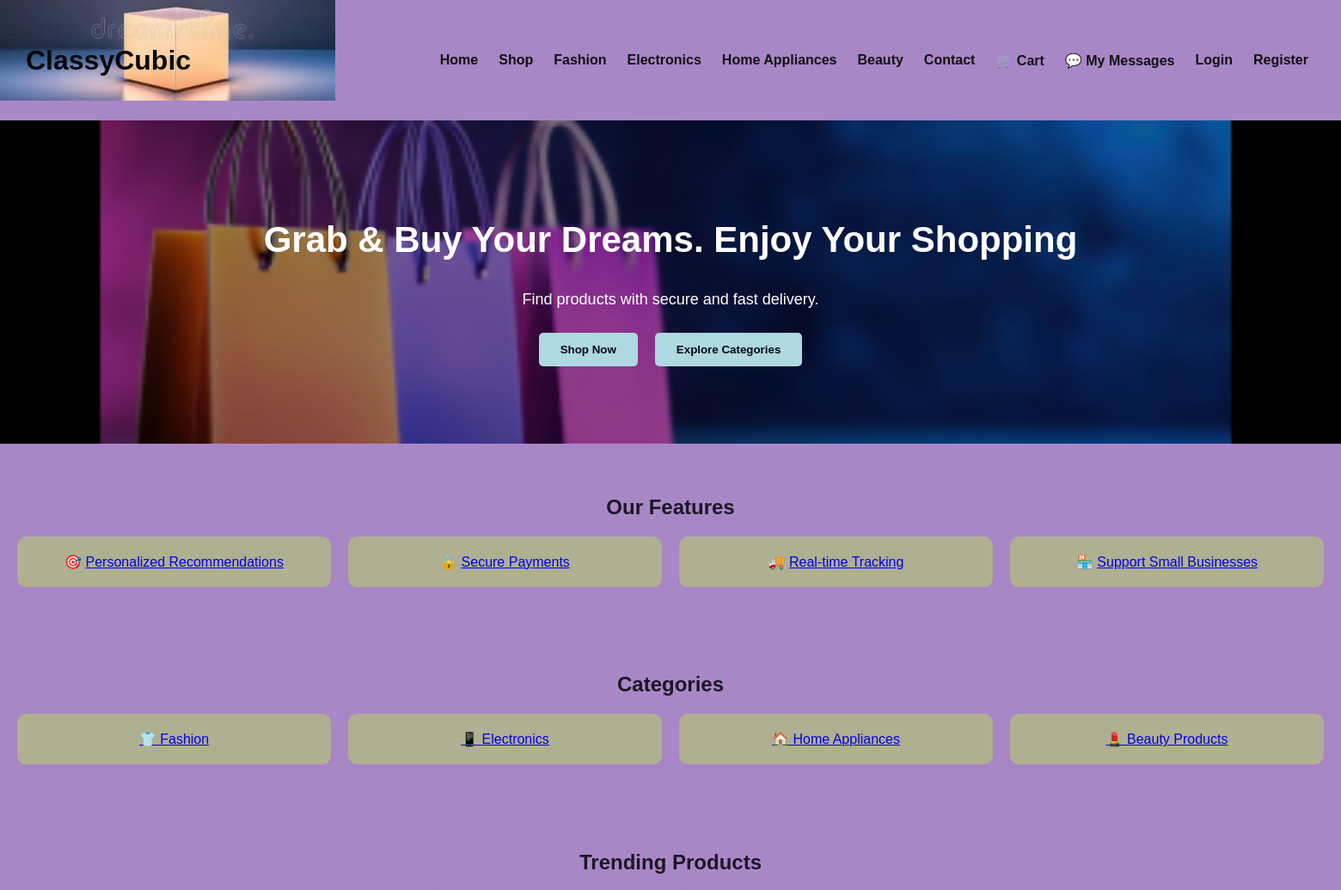
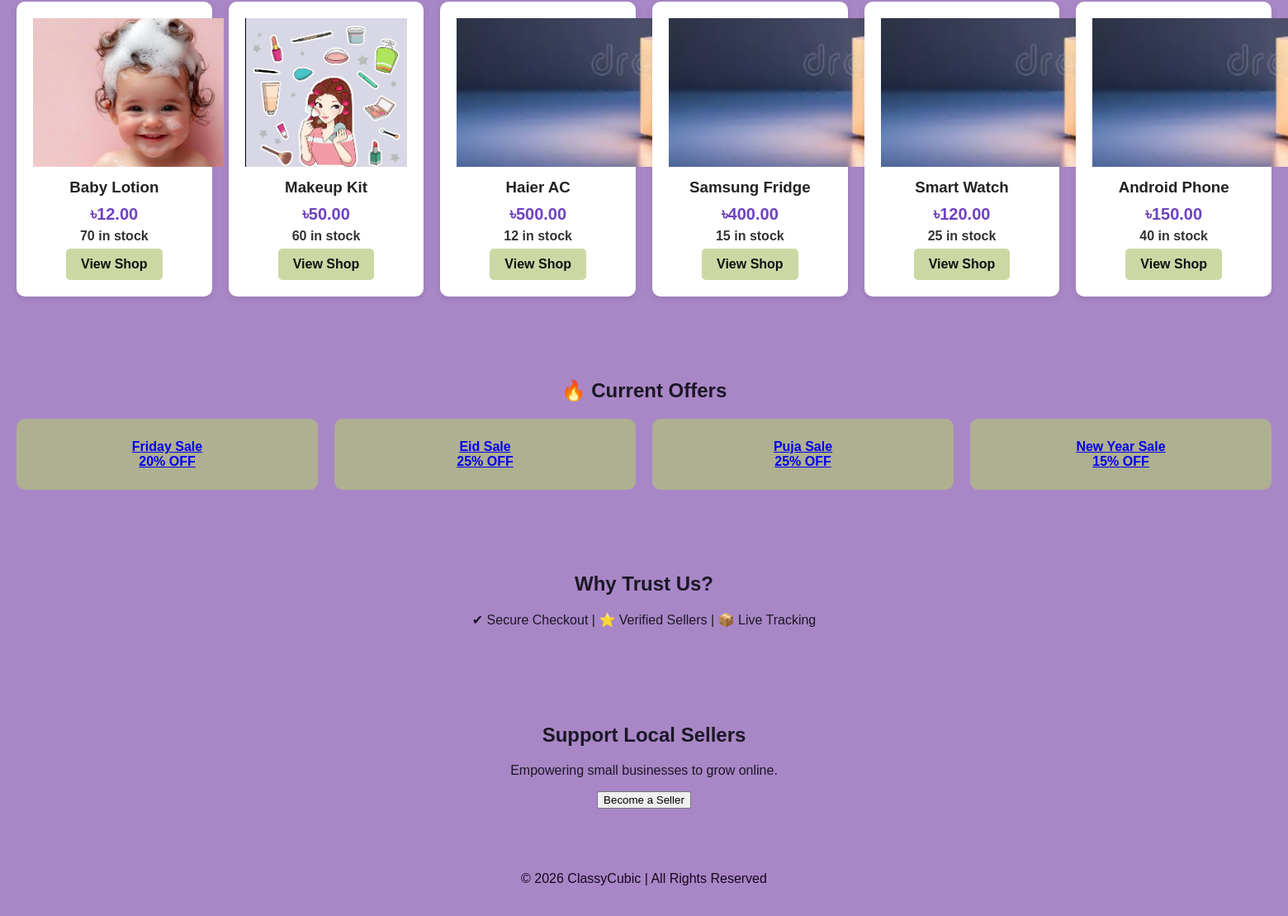
The page / on the database its author committed (2 pictures, top to bottom).
### tables this page shows
CREATE TABLE products (id INT AUTO_INCREMENT PRIMARY KEY,name VARCHAR(150) NOT NULL,price DECIMAL(10,2) NOT NULL,stock INT NOT NULL DEFAULT 0,category VARCHAR(50) NOT NULL,image VARCHAR(255) DEFAULT NULL,description TEXT,created_at TIMESTAMP DEFAULT CURRENT_TIMESTAMP);

### index.php (the view, shortened to what this page needs)
<!DOCTYPE html>
<html lang="en"><head><meta charset="UTF-8"><meta name="viewport" content="width=device-width, initial-scale=1.0"><title>ClassyCubic</title><link rel="stylesheet" href="css/style.css"></head><body>
<?php include __DIR__ . '/includes/navbar.php'; ?>
<section class="hero"><h2>Grab & Buy Your Dreams. Enjoy Your Shopping</h2><p>Find products with secure and fast delivery.</p><button onclick="location.href='shop.php'">Shop Now</button><button onclick="location.href='fashion.php'">Explore Categories</button></section>
<section class="section"><h2>Our Features</h2><div class="features"><div class="card">🎯 <a href="recommendation.php">Personalized Recommendations</a></div><div class="card">🔒 <a href="payments.php">Secure Payments</a></div><div class="card">🚚 <a href="tracking.php">Real-time Tracking</a></div><div class="card">🏪 <a href="sellers.php">Support Small Businesses</a></div></div></section>
<section class="section"><h2>Categories</h2><div class="categories"><div class="card"><a href="fashion.php">👕 Fashion</a></div><div class="card"><a href="electronics.php">📱 Electronics</a></div><div class="card"><a href="home.php">🏠 Home Appliances</a></div><div class="card"><a href="beauty.php">💄 Beauty Products</a></div></div></section>
<section class="section"><h2>Trending Products</h2><div class="products">
<?php include __DIR__.'/includes/db.php'; $r=mysqli_query($conn,"SELECT * FROM products ORDER BY id DESC LIMIT 6"); while($p=mysqli_fetch_assoc($r)): ?>
<div class="product-card"><img src="<?php echo htmlspecialchars($p['image']); ?>" alt="Product"><h3><?php echo htmlspecialchars($p['name']); ?></h3><p class="price">৳<?php echo number_format($p['price'],2); ?></p><p class="stock"><?php echo (int)$p['stock']; ?> in stock</p><a class="btn-primary" href="shop.php">View Shop</a></div>
<?php endwhile; ?></div></section>
<section class="section"><h2>🔥 Current Offers</h2><div class="offer-grid"><a class="offer-card" href="friday-sale.php">Friday Sale<br>20% OFF</a><a class="offer-card" href="eid-sale.php">Eid Sale<br>25% OFF</a><a class="offer-card" href="puja-sale.php">Puja Sale<br>25% OFF</a><a class="offer-card" href="newyear-sale.php">New Year Sale<br>15% OFF</a></div></section>
<section class="section"><h2>Why Trust Us?</h2><p>✔ Secure Checkout | ⭐ Verified Sellers | 📦 Live Tracking</p></section>
<section class="section"><h2>Support Local Sellers</h2><p>Empowering small businesses to grow online.</p><button onclick="location.href='sellers.php'">Become a Seller</button></section>
<footer><p>© 2026 ClassyCubic | All Rights Reserved</p></footer>
</body></html>

### css/style.css (style rules this page uses)
body { margin:0; font-family: Arial, Helvetica, sans-serif; background: #a987c7; }
.hero { position: relative; background: linear-gradient(rgba(0,0,0,0.4), rgba(0,0,0,0.4)), url("images/hero_section.png"); background-size: cover; background-position: center; background-repeat: no-repeat; color: #fff; text-align: center; padding: 80px 20px; }
.hero h2 { font-size: 42px; font-weight: bold; }
.hero p { font-size: 18px; }
.hero button { padding: 12px 25px; border: none; background: #afd8e0; color: #010813; font-weight: bold; cursor: pointer; margin: 10px; border-radius: 5px; transition: 0.3s; }
.section { padding: 40px 20px; text-align: center; }
.features, .categories, .products { display: grid; grid-template-columns: repeat(auto-fit, minmax(200px, 1fr)); gap: 20px; }
.card { background: #b2c576a9; padding: 20px; border-radius: 10px; box-shadow: 0 2px 5px rgba(0, 0, 0, 0.021); }
footer { background: #a987c7; color: rgb(22, 5, 28); text-align: center; padding: 20px; }
.card { text-align: center; }
.offer-grid { display: grid; grid-template-columns: repeat(auto-fit, minmax(220px, 1fr)); gap: 20px; margin-top: 20px; }
.offer-card { background: #b2c576a9; padding: 25px; border-radius: 10px; text-align: center; font-weight: bold; transition: 0.3s; }
.stock { font-weight: bold; color: #333; }
.page-wrap h2,.section h2 { color:#1b1725 }
.section { color:#1b1725 }
.card,.shop-card,.payment-card,.tracking-box,.seller-card,.contact-card,.overview-box,.rating-box { color:#111 }
.btn-primary,.btn-add { display:inline-block;padding:10px 18px;background:#b2c576a9;color:#111;border:0;border-radius:5px;text-decoration:none;font-weight:bold;cursor:pointer }
.product-card img { height:180px;object-fit:cover }
.product-card { background:#fff;padding:20px;border-radius:10px;text-align:center;box-shadow:0 3px 8px rgba(0,0,0,.1) }
.product-card h3 { margin:10px 0;color:#222 }
.product-card p { margin:6px 0 }
.price { font-size:20px;font-weight:bold;color:#6f42c1 }

### rows shown on the page
products: image (picture), name "Baby Lotion", price "12.00", stock "70"
products: image (picture), name "Makeup Kit", price "50.00", stock "60"
products: name "Haier AC", price "500.00", stock "12"
products: name "Samsung Fridge", price "400.00", stock "15"
products: name "Smart Watch", price "120.00", stock "25"
products: image (picture), name "Android Phone", price "150.00", stock "40"
